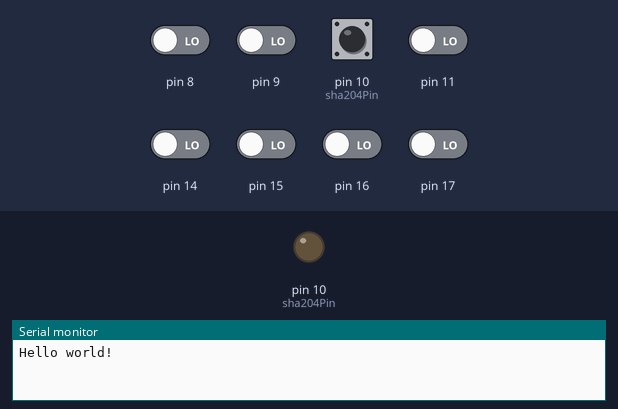
The sketch below on a simulated Arduino Leonardo, built with avr-gcc and run on an emulated ATmega32U4. Parts: output pins drawn as LEDs (lit = HIGH), the last lines printed to the serial monitor. The test bench sets the inputs (shaded band); at power-on: pin 10 (sha204Pin) HIGH, pin 8, pin 9, pin 11, pin 14–17 LOW.

Above: at 0.1 s.
At 1.3 s:
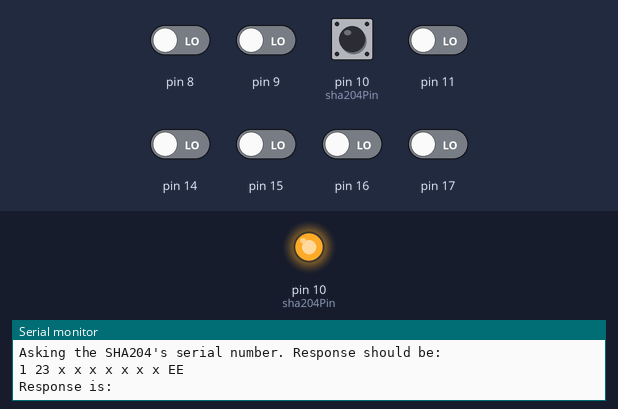
Timing chart, 0 to 3.0 s (numbered marks = the images above):
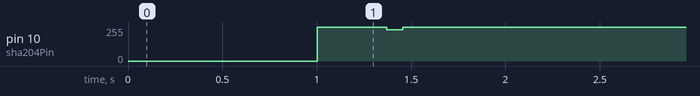

The sketch:

ExampleATSHA204.ino
```cpp
/* ATSHA204 Library Simple Example
by: Jim Lindblom
SparkFun Electronics
date: November 8, 2012

This code shows how to wake up and verify that an SHA204 is
connected and operational. And how to obtain an SHA204's unique serial
number, and send it a MAC challenge.

The ATSHA204's SDA pin can be connected to any of the Arduino's digital pins.
When constructing your atsha204Class, pass the constructor the pin you want to use.
In this example we'll attach SDA to pin 7.

The ATSHA204 can be powered between 3.3V and 5V.
*/
#include "sha204_library.h"

const int sha204Pin = 10;

atsha204Class *sha204;

void setup()
{
	Serial.begin(57600);
	Serial.println("Hello world!");
	delay(1000);
	sha204 = new atsha204Class(sha204Pin);

	Serial.println("Sending a Wakup Command. Response should be:\r\n4 11 33 43:");
	Serial.println("Response is:");
	delay(200);
	wakeupExample();
	Serial.println();
	Serial.println("Asking the SHA204's serial number. Response should be:");
	Serial.println("1 23 x x x x x x x EE");
	Serial.println("Response is:");
	serialNumberExample();
	Serial.println();
	Serial.println("Sending a MAC Challenge. Response should be:");
	Serial.println("23 6 67 0 4F 28 4D 6E 98 62 4 F4 60 A3 E8 75 8A 59 85 A6 79 96 C4 8A 88 46 43 4E B3 DB 58 A4 FB E5 73");
	Serial.println("Response is:");
	macChallengeExample();
}

void loop()
{
}

byte wakeupExample()
{
	uint8_t response[SHA204_RSP_SIZE_MIN];
	byte returnValue;

	returnValue = sha204->sha204c_wakeup(&response[0]);
	Serial.print("Wakeup code: "); Serial.println(returnValue);
	for (int i = 0; i<SHA204_RSP_SIZE_MIN; i++)
	{
		Serial.print(response[i], HEX);
		Serial.print(" ");
	}
	Serial.println();

	return returnValue;
}

byte serialNumberExample()
{
	uint8_t serialNumber[9];
	byte returnValue;

	returnValue = sha204->getSerialNumber(serialNumber);
	for (int i = 0; i<9; i++)
	{
		Serial.print(serialNumber[i], HEX);
		Serial.print(" ");
	}
	Serial.println();

	return returnValue;
}

byte macChallengeExample()
{
	uint8_t command[MAC_COUNT_LONG];
	uint8_t response[MAC_RSP_SIZE];

	const uint8_t challenge[MAC_CHALLENGE_SIZE] = {
		0x00, 0x11, 0x22, 0x33, 0x44, 0x55, 0x66, 0x77,
		0x88, 0x99, 0xAA, 0xBB, 0xCC, 0xDD, 0xEE, 0xFF,
		0x00, 0x11, 0x22, 0x33, 0x44, 0x55, 0x66, 0x77,
		0x88, 0x99, 0xAA, 0xBB, 0xCC, 0xDD, 0xEE, 0xFF
	};

	uint8_t ret_code = sha204->sha204m_execute(SHA204_MAC, 0, 0, MAC_CHALLENGE_SIZE,
		(uint8_t *)challenge, 0, NULL, 0, NULL, sizeof(command), &command[0],
		sizeof(response), &response[0]);

	for (int i = 0; i<SHA204_RSP_SIZE_MAX; i++)
	{
		Serial.print(response[i], HEX);
		Serial.print(' ');
	}
	Serial.println();

	return ret_code;
}
```

sha204_lib_return_codes.h
```cpp
// ----------------------------------------------------------------------------
//         ATMEL Microcontroller Software Support  -  Colorado Springs, CO -
// ----------------------------------------------------------------------------
// DISCLAIMER:  THIS SOFTWARE IS PROVIDED BY ATMEL "AS IS" AND ANY EXPRESS OR
// IMPLIED WARRANTIES, INCLUDING, BUT NOT LIMITED TO, THE IMPLIED WARRANTIES OF
// MERCHANTABILITY, FITNESS FOR A PARTICULAR PURPOSE AND NON-INFRINGEMENT ARE
// DISCLAIMED. IN NO EVENT SHALL ATMEL BE LIABLE FOR ANY DIRECT, INDIRECT,
// INCIDENTAL, SPECIAL, EXEMPLARY, OR CONSEQUENTIAL DAMAGES (INCLUDING, BUT NOT
// LIMITED TO, PROCUREMENT OF SUBSTITUTE GOODS OR SERVICES; LOSS OF USE, DATA,
// OR PROFITS; OR BUSINESS INTERRUPTION) HOWEVER CAUSED AND ON ANY THEORY OF
// LIABILITY, WHETHER IN CONTRACT, STRICT LIABILITY, OR TORT (INCLUDING
// NEGLIGENCE OR OTHERWISE) ARISING IN ANY WAY OUT OF THE USE OF THIS SOFTWARE,
// EVEN IF ADVISED OF THE POSSIBILITY OF SUCH DAMAGE.
// ----------------------------------------------------------------------------

/** \file
 *  \brief SHA204 Library Return Code Definitions
 *  \author Atmel Crypto Products
 *  \date  September 27, 2010
 */

#ifndef SHA204_LIB_RETURN_CODES_H
#   define SHA204_LIB_RETURN_CODES_H

#include <stddef.h>                 // data type definitions

/** \todo Use same values for same meanings for SHA204 and AES132.
 * */

#define SHA204_SUCCESS              ((uint8_t)  0x00) //!< Function succeeded.
#define SHA204_PARSE_ERROR          ((uint8_t)  0xD2) //!< response status byte indicates parsing error
#define SHA204_CMD_FAIL             ((uint8_t)  0xD3) //!< response status byte indicates command execution error
#define SHA204_STATUS_CRC           ((uint8_t)  0xD4) //!< response status byte indicates CRC error
#define SHA204_STATUS_UNKNOWN       ((uint8_t)  0xD5) //!< response status byte is unknown
#define SHA204_FUNC_FAIL            ((uint8_t)  0xE0) //!< Function could not execute due to incorrect condition / state.
#define SHA204_GEN_FAIL             ((uint8_t)  0xE1) //!< unspecified error
#define SHA204_BAD_PARAM            ((uint8_t)  0xE2) //!< bad argument (out of range, null pointer, etc.)
#define SHA204_INVALID_ID           ((uint8_t)  0xE3) //!< invalid device id, id not set
#define SHA204_INVALID_SIZE         ((uint8_t)  0xE4) //!< Count value is out of range or greater than buffer size.
#define SHA204_BAD_CRC              ((uint8_t)  0xE5) //!< incorrect CRC received
#define SHA204_RX_FAIL              ((uint8_t)  0xE6) //!< Timed out while waiting for response. Number of bytes received is > 0.
#define SHA204_RX_NO_RESPONSE       ((uint8_t)  0xE7) //!< Not an error while the Command layer is polling for a command response.
#define SHA204_RESYNC_WITH_WAKEUP   ((uint8_t)  0xE8) //!< re-synchronization succeeded, but only after generating a Wake-up

#define SHA204_COMM_FAIL            ((uint8_t)  0xF0) //!< Communication with device failed. Same as in hardware dependent modules.
#define SHA204_TIMEOUT              ((uint8_t)  0xF1) //!< Timed out while waiting for response. Number of bytes received is 0.

#endif
```

Source omitted: sha204_library.cpp (23495 bytes), sha204_library.h (24876 bytes)
